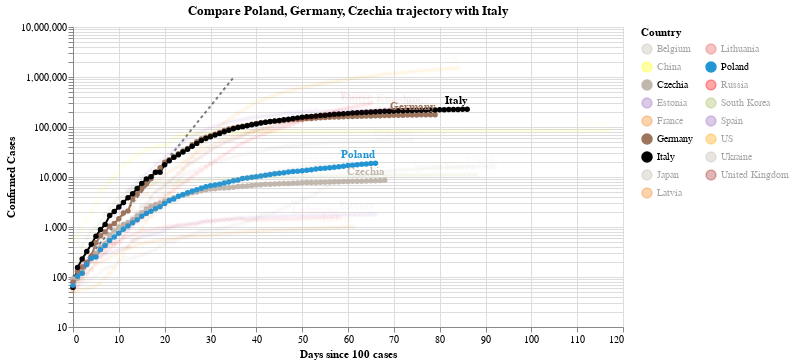

This figure's notebook cell:
### Code cell
#hide_input
chart2 = make_since_chart(dff2,['Poland', 'Germany', 'Czechia'], baseline_countries)
chart2

### Figure 1 — Vega-Lite specification as saved in the notebook (floating-point values rounded to 4 significant figures; data arrays with more than 128 entries replaced by an {"elided": "..."} marker saying what was removed)
{"config": {"view": {"continuousWidth": 400, "continuousHeight": 300}}, "layer": [{"data": {"name": "data-628230001892d6798b50651be41d1b3e"}, "mark": {"type": "line", "color": "black", "opacity": 0.5, "strokeDash": [3, 3]}, "encoding": {"x": {"type": "quantitative", "field": "Days since 100 cases"}, "y": {"type": "quantitative", "field": "Confirmed Cases"}}}, {"data": {"name": "data-a562d78daed2bcba918662bddcca51cc"}, "mark": {"type": "line", "point": true}, "encoding": {"color": {"type": "nominal", "field": "Country", "legend": {"columns": 2}, "scale": {"domain": ["Belgium", "China", "Czechia", "Estonia", "France", "Germany", "Italy", "Japan", "Latvia", "Lithuania", "Poland", "Russia", "South Korea", "Spain", "US", "Ukraine", "United Kingdom"], "range": ["#C1B7AD", "yellow", "#C1B7AD", "#9467bd", "#F58518", "#9D755D", "black", "#C1B7AD", "#F58518", "#E45756", "#2495D3", "red", "#A1BA59", "#9467bd", "orange", "#C1B7AD", "brown"]}}, "opacity": {"condition": {"value": 1, "selection": "selector002"}, "value": 0.05}, "tooltip": [{"type": "nominal", "field": "Country"}, {"type": "temporal", "field": "Date"}, {"type": "quantitative", "field": "Confirmed Cases"}, {"type": "quantitative", "field": "Days since 100 cases"}], "x": {"type": "quantitative", "field": "Days since 100 cases"}, "y": {"type": "quantitative", "field": "Confirmed Cases", "scale": {"type": "log"}}}, "selection": {"selector002": {"type": "multi", "fields": ["Country"], "bind": "legend", "init": [{"Country": "Poland"}, {"Country": "Germany"}, {"Country": "Czechia"}, {"Country": "Italy"}]}}, "width": 550}, {"data": {"name": "data-a562d78daed2bcba918662bddcca51cc"}, "mark": {"type": "text", "align": "right", "dy": -8, "fontWeight": "bold"}, "encoding": {"color": {"type": "nominal", "field": "Country", "legend": {"columns": 2}, "scale": {"domain": ["Belgium", "China", "Czechia", "Estonia", "France", "Germany", "Italy", "Japan", "Latvia", "Lithuania", "Poland", "Russia", "South Korea", "Spain", "US", "Ukraine", "United Kingdom"], "range": ["#C1B7AD", "yellow", "#C1B7AD", "#9467bd", "#F58518", "#9D755D", "black", "#C1B7AD", "#F58518", "#E45756", "#2495D3", "red", "#A1BA59", "#9467bd", "orange", "#C1B7AD", "brown"]}}, "opacity": {"condition": {"value": 1, "selection": "selector002"}, "value": 0.05}, "text": {"type": "nominal", "field": "Country"}, "tooltip": [{"type": "nominal", "field": "Country"}, {"type": "temporal", "field": "Date"}, {"type": "quantitative", "field": "Confirmed Cases"}, {"type": "quantitative", "field": "Days since 100 cases"}], "x": {"type": "quantitative", "field": "Days since 100 cases"}, "y": {"type": "quantitative", "field": "Confirmed Cases", "scale": {"type": "log"}}}, "transform": [{"filter": "(datum['Date'] >= 1589760000000)"}], "width": 550}], "title": "Compare Poland, Germany, Czechia trajectory with Italy", "$schema": "https://vega.github.io/schema/vega-lite/v4.0.2.json", "datasets": {"data-628230001892d6798b50651be41d1b3e": [{"Days since 100 cases": 0, "Confirmed Cases": 100.0}, {"Days since 100 cases": 1, "Confirmed Cases": 130.0}, {"Days since 100 cases": 2, "Confirmed Cases": 169.0}, {"Days since 100 cases": 3, "Confirmed Cases": 219.7}, {"Days since 100 cases": 4, "Confirmed Cases": 285.6}, {"Days since 100 cases": 5, "Confirmed Cases": 371.3}, {"Days since 100 cases": 6, "Confirmed Cases": 482.7}, {"Days since 100 cases": 7, "Confirmed Cases": 627.5}, {"Days since 100 cases": 8, "Confirmed Cases": 815.7}, {"Days since 100 cases": 9, "Confirmed Cases": 1060.0}, {"Days since 100 cases": 10, "Confirmed Cases": 1379.0}, {"Days since 100 cases": 11, "Confirmed Cases": 1792.0}, {"Days since 100 cases": 12, "Confirmed Cases": 2330.0}, {"Days since 100 cases": 13, "Confirmed Cases": 3029.0}, {"Days since 100 cases": 14, "Confirmed Cases": 3937.0}, {"Days since 100 cases": 15, "Confirmed Cases": 5119.0}, {"Days since 100 cases": 16, "Confirmed Cases": 6654.0}, {"Days since 100 cases": 17, "Confirmed Cases": 8650.0}, {"Days since 100 cases": 18, "Confirmed Cases": 11250.0}, {"Days since 100 cases": 19, "Confirmed Cases": 14620.0}, {"Days since 100 cases": 20, "Confirmed Cases": 19000.0}, {"Days since 100 cases": 21, "Confirmed Cases": 24710.0}, {"Days since 100 cases": 22, "Confirmed Cases": 32120.0}, {"Days since 100 cases": 23, "Confirmed Cases": 41750.0}, {"Days since 100 cases": 24, "Confirmed Cases": 54280.0}, {"Days since 100 cases": 25, "Confirmed Cases": 70560.0}, {"Days since 100 cases": 26, "Confirmed Cases": 91730.0}, {"Days since 100 cases": 27, "Confirmed Cases": 119300.0}, {"Days since 100 cases": 28, "Confirmed Cases": 155000.0}, {"Days since 100 cases": 29, "Confirmed Cases": 201500.0}, {"Days since 100 cases": 30, "Confirmed Cases": 262000.0}, {"Days since 100 cases": 31, "Confirmed Cases": 340600.0}, {"Days since 100 cases": 32, "Confirmed Cases": 442800.0}, {"Days since 100 cases": 33, "Confirmed Cases": 575600.0}, {"Days since 100 cases": 34, "Confirmed Cases": 748300.0}, {"Days since 100 cases": 35, "Confirmed Cases": 972800.0}], "data-a562d78daed2bcba918662bddcca51cc": {"elided": "1312 records"}}}
